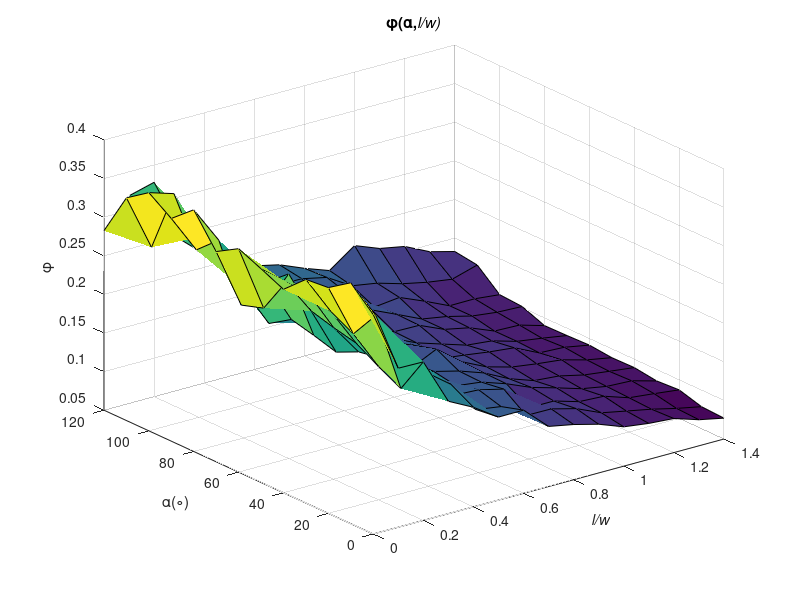

The MATLAB source for this figure: (Note: this script raises an error after producing the figure.)
load('phiErr.mat')
%dont forget phi error
figure(2)
lws = unique(phiErr(:,1));
angs = unique(phiErr(:,2));



phis = reshape(phiErr(:,3),[length(angs),length(lws)]);
surf(lws,angs,phis);

title('\phi(\alpha,\itl/w)');
xlabel('\itl/w');
ylabel('\alpha(\circ)');
zlabel('\phi');
figText(gcf,14);


%% plot phi vs. single angle
figure(3)
hold on;
xlabel('Angle (\circ)');
ylabel('\phi');
title('RCM Results for Symmetric Angle');

% hold on;
for(i=1:length(lws))
idx=(i-1)*13+1;

OutM=errBarCalc(angs,phis(idx:idx+12));
errorbar(OutM(:,1),OutM(:,2),OutM(:,3),'-o')
text(OutM(end,1),OutM(end,2),horzcat('\itl/w=',num2str(lws(i))));
end
axis([0,120,0.05,0.3]);
figText(gcf,14);

%%
figure(3)

[idx,val]=find(phiErr(:,2)==0.0);
LD=phiErr(idx,1);
phild = phiErr(idx,3);
phild = phild*10.5/10;
LD=14+2*14*LD
plot(LD,phild);
axis([0,140,0,.7]);

% lwTest = .9;
% angTest = 60;
% [row,~,~] = find(phiSurf(:,1)==lwTest);
% [row,~,~] = find(phiSurf(row,2)==angTest);
% val = phiSurf(row,3)
% % 
% % [~, idx] = min(abs( - 4.756));
% % pH_Mid_Pt2 = pH(idx);
% % Vb_Mid_Pt2 = Vb(idx);
% [~,idx]=min(abs(.1317-phiSurf(:,3)))
% 
% phiSurf(idx,3)

%% plot a1 vs. a2 contour and surface for single LW
fold = uigetdir('D:\RCMcode\RCM\Results\');
load([fold,'/phiLW.mat']);
% temp = [lw' ang1' ang2' phi'];
maxA1=max(phiSurf(:,2)); minA1=min(phiSurf(:,2));
maxA2=max(phiSurf(:,3)); minA2=min(phiSurf(:,3));
lw=phiSurf(:,1); ang1=phiSurf(:,2); ang2=phiSurf(:,3); phi=phiSurf(:,4);
A1=unique(ang1);
A2=unique(ang2);
phis = reshape(phi,[length(A1),length(A2)]);
% [X,Y]=meshgrid(ang1,ang2);
figure(1)
surf(A1,A2,phis);
xlabel('\alpha_1');ylabel('\alpha_2');zlabel('\phi');

figure(2)
contour(unique(ang1),unique(ang2),phis);
xlabel('\alpha_1');ylabel('\alpha_2');
